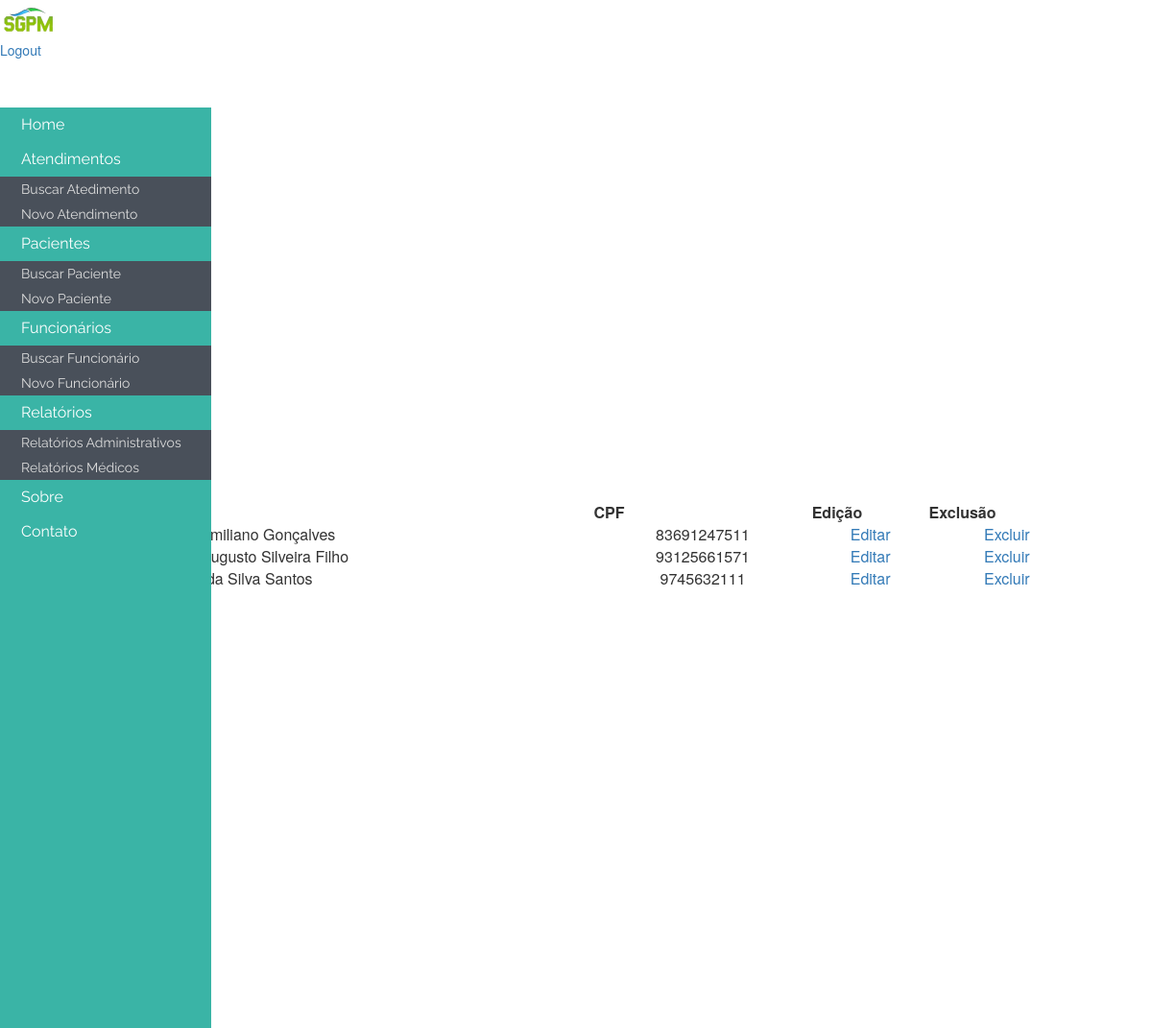
The app's page /consultarPaciente.php (upper part), older data.
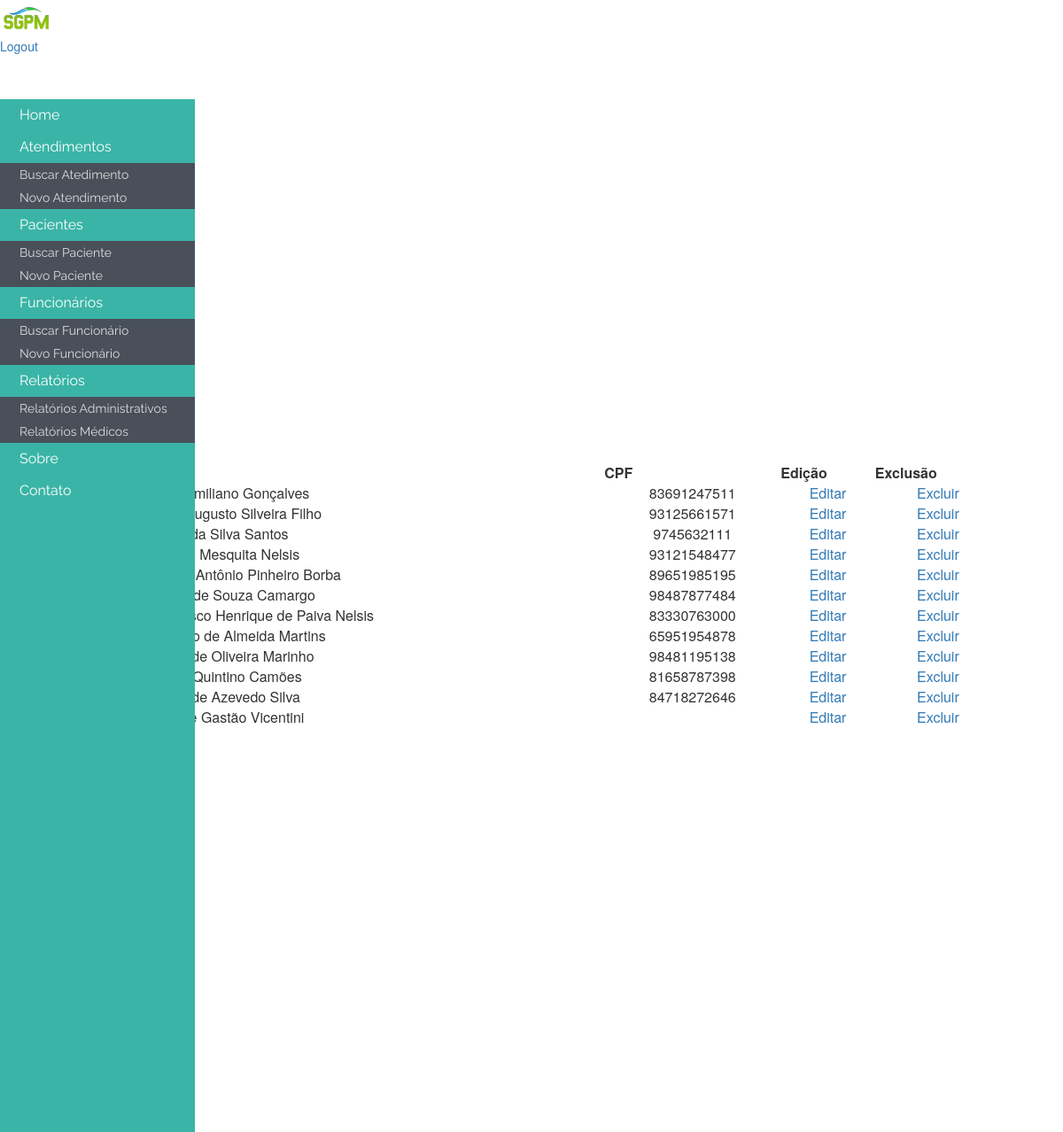
The same page, newer data.
### tables this page shows
CREATE TABLE IF NOT EXISTS `paciente` (
  `id_paciente` int(4) NOT NULL AUTO_INCREMENT,
  `nome_paciente` varchar(50) NOT NULL,
  `cpf` varchar(11) NOT NULL,
  PRIMARY KEY (`id_paciente`),
  UNIQUE KEY `cpf` (`cpf`),
  KEY `id_paciente` (`id_paciente`)
);

### consultarPaciente.php (the view, shortened to what this page needs)
<?php include ('includes/cabecalho.php')?>
<?php include ('includes/menu.php')?>
<div class="tudo">
		<div id="tituloPagina">
		</div>
		<div id="formBuscaPaciente">
			<div class="content-dataTable"
				style="width: 80%; margin: 0 auto; margin-top: -70px; margin-right: 70px">
                <table id="pacientes" class="display" cellspacing="0"
					width="100%">
					<thead>
						<tr>
							<th>Nome</th>
							<th>CPF</th>
							<th>Edição</th>
							<th>Exclusão</th>
						</tr>
					</thead>
					<tbody>
<?php
$con = mysqli_connect ( "localhost", "root", "", "sgpm" );
mysqli_set_charset ( $con, "utf8" );
$query = mysqli_query ( $con, "SELECT * FROM paciente" );
while ( $linha = mysqli_fetch_array ( $query ) ) {
	?>
                            <tr>
							<td><?php echo $linha['nome_paciente']; ?></td>
							<td><center><?php echo $linha['cpf']; ?></center></td>
							<td><center>
									<a
										href="formPaciente.php?id=<?php echo $linha['id_paciente']; ?>">Editar</a>
								</center></td>
							<td><center>
									<a
										href="buscarPaciente.php?id_exclusao=<?php echo $linha['id_paciente']; ?>">Excluir</a></td>
<?php }?>
						</tr>
					</tbody>
				</table>
			</div>
		</div>
</div>
<?php include ('includes/menuBack.php')?>
<?php include ('includes/rodape.php')?>

### includes/cabecalho.php (shortened to what this page needs)
<html>
<head>
<LINK href="css/bootstrap.css" rel="stylesheet" type="text/css">
<link rel="stylesheet" type="text/css" href="css/dataTables.css">
</head>
<body>
	<div class="cabecalho">
		<a href="index.php"> <img src="img/sgpm_logo2_fundoless_pequeno.png"
			class="logo">
		</a>
		<div class="wrapLogoutButton">
			<a class="logoutButton" href="logout.php">Logout</a>
		</div>
	</div>

### includes/menu.php (shortened to what this page needs)
<!doctype html>
<html lang=''>
<head>
<link rel="stylesheet" href="css/menu.css">
</head>
<body>
	<div id='cssmenu'>
		<ul>
			<li><a href='home.php'>Home</a></li>
			<li class='active'><a href='#'>Atendimentos</a>
				<ul>
					<li><a href='#'>Buscar Atedimento</a></li>
					<li><a href='#'>Novo Atendimento</a>
				</ul></li>
			<li class='active'><a href='#'>Pacientes</a>
				<ul>
					<li><a href='consultarPaciente.php'>Buscar Paciente</a></li>
					<li><a href='formPaciente.php'>Novo Paciente</a>
				</ul></li>
			<li class='active'><a href='#'>Funcionários</a>
				<ul>
					<li><a href='#'>Buscar Funcionário</a></li>
					<li><a href='#'>Novo Funcionário</a></li>
				</ul></li>
			<li class='active'><a href='#'>Relatórios</a>
				<ul>
					<li><a href='#'>Relatórios Administrativos</a></li>
					<li><a href='#'>Relatórios Médicos</a></li>
				</ul></li>
			<li><a href='#'>Sobre</a></li>
			<li><a href="mailto:fhnelsis@outlook.com" target="_top">Contato</a></li>
		</ul>
	</div>
</body>
<html>

### includes/menuBack.php (shortened to what this page needs)
<LINK href="css/menuBack.css" rel="stylesheet" type="text/css">
<div id="menuBack">
    <div class="menuBack">
    </div>
</body>
</html>

### includes/rodape.php (shortened to what this page needs)
<LINK href="css/bootstrap.css" rel="stylesheet" type="text/css">
	</body>
	</html>

### css/menu.css (style rules this page uses)
#cssmenu, #cssmenu ul, #cssmenu ul li, #cssmenu ul li a { border: 0; box-sizing: border-box; display: block; line-height: 1; list-style: none; margin: 0; moz-box-sizing: border-box; padding: 0; position: relative; webkit-box-sizing: border-box; }
#cssmenu { color: #ffffff; font-family: Raleway, sans-serif; width: 220px; padding-top: 50px; }
#cssmenu ul ul { display: none; }
#cssmenu>ul>li.active>ul { display: block; }
#cssmenu>ul>li>a { background: #3ab4a6; color: #ffffff; cursor: pointer; font-size: 16px; o-transition: color .2s ease; padding: 10px 22px; text-decoration: none; transition: color .2s ease; webkit-transition: color .2s ease; z-index: 2; }
#cssmenu ul ul li a { background: #49505a; color: #dddddd; cursor: pointer; font-size: 14px; o-transition: color .2s ease; padding: 6px 22px; text-decoration: none; transition: color .2s ease; webkit-transition: color .2s ease; z-index: 2; }

### css/menuBack.css (style rules this page uses)
.menuBack { width: 220px; //width: 290px; position: relative; height: 173%; background-color: #3ab4a6; //background-color: #ffffff; //background-color: #49505a; margin-top: -458px; left: 0px; }

Row changes from the older to the newer data that the page shows:
added paciente: nome_paciente "Ana de Mesquita Nelsis", cpf "93121548477"
added paciente: nome_paciente "Carlos Antônio Pinheiro Borba", cpf "89651985195"
added paciente: nome_paciente "Vilson de Souza Camargo", cpf "98487877484"
added paciente: nome_paciente "Francisco Henrique de Paiva Nelsis", cpf "83330763000"
added paciente: nome_paciente "Rodrigo de Almeida Martins", cpf "65951954878"
added paciente: nome_paciente "Diego de Oliveira Marinho", cpf "98481195138"
added paciente: nome_paciente "Bruno Quintino Camões", cpf "81658787398"
added paciente: nome_paciente "Helen de Azevedo Silva", cpf "84718272646"
added paciente: nome_paciente "Viviane Gastão Vicentini"
